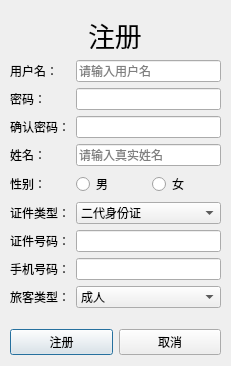
<?xml version="1.0" encoding="UTF-8"?>
<ui version="4.0">
 <class>Register</class>
 <widget class="QDialog" name="Register">
  <property name="geometry">
   <rect>
    <x>0</x>
    <y>0</y>
    <width>231</width>
    <height>366</height>
   </rect>
  </property>
  <property name="windowTitle">
   <string>Dialog</string>
  </property>
  <widget class="QWidget" name="layoutWidget">
   <property name="geometry">
    <rect>
     <x>10</x>
     <y>60</y>
     <width>211</width>
     <height>295</height>
    </rect>
   </property>
   <layout class="QVBoxLayout" name="verticalLayout">
    <item>
     <layout class="QFormLayout" name="formLayout">
      <item row="0" column="0">
       <widget class="QLabel" name="label_9">
        <property name="text">
         <string>用户名：</string>
        </property>
       </widget>
      </item>
      <item row="0" column="1">
       <widget class="QLineEdit" name="lineEdit_user">
        <property name="placeholderText">
         <string>请输入用户名</string>
        </property>
       </widget>
      </item>
      <item row="1" column="0">
       <widget class="QLabel" name="label">
        <property name="text">
         <string>密码：</string>
        </property>
       </widget>
      </item>
      <item row="1" column="1">
       <widget class="QLineEdit" name="lineEdit_password">
        <property name="echoMode">
         <enum>QLineEdit::Password</enum>
        </property>
        <property name="dragEnabled">
         <bool>false</bool>
        </property>
       </widget>
      </item>
      <item row="2" column="0">
       <widget class="QLabel" name="label_2">
        <property name="text">
         <string>确认密码：</string>
        </property>
       </widget>
      </item>
      <item row="2" column="1">
       <widget class="QLineEdit" name="lineEdit_repassword">
        <property name="echoMode">
         <enum>QLineEdit::Password</enum>
        </property>
       </widget>
      </item>
      <item row="3" column="0">
       <widget class="QLabel" name="label_3">
        <property name="text">
         <string>姓名：</string>
        </property>
       </widget>
      </item>
      <item row="3" column="1">
       <widget class="QLineEdit" name="lineEdit_name">
        <property name="placeholderText">
         <string>请输入真实姓名</string>
        </property>
       </widget>
      </item>
      <item row="4" column="0">
       <widget class="QLabel" name="label_4">
        <property name="text">
         <string>性别：</string>
        </property>
       </widget>
      </item>
      <item row="5" column="0">
       <widget class="QLabel" name="label_5">
        <property name="text">
         <string>证件类型：</string>
        </property>
       </widget>
      </item>
      <item row="5" column="1">
       <widget class="QComboBox" name="comboBox_ztype">
        <item>
         <property name="text">
          <string>二代身份证</string>
         </property>
        </item>
        <item>
         <property name="text">
          <string>港澳通行证</string>
         </property>
        </item>
        <item>
         <property name="text">
          <string>台湾通行证</string>
         </property>
        </item>
        <item>
         <property name="text">
          <string>护照</string>
         </property>
        </item>
       </widget>
      </item>
      <item row="6" column="0">
       <widget class="QLabel" name="label_6">
        <property name="text">
         <string>证件号码：</string>
        </property>
       </widget>
      </item>
      <item row="6" column="1">
       <widget class="QLineEdit" name="lineEdit_znumber"/>
      </item>
      <item row="7" column="0">
       <widget class="QLabel" name="label_7">
        <property name="text">
         <string>手机号码：</string>
        </property>
       </widget>
      </item>
      <item row="7" column="1">
       <widget class="QLineEdit" name="lineEdit_tele"/>
      </item>
      <item row="8" column="0">
       <widget class="QLabel" name="label_8">
        <property name="text">
         <string>旅客类型：</string>
        </property>
       </widget>
      </item>
      <item row="8" column="1">
       <widget class="QComboBox" name="comboBox_ptype">
        <item>
         <property name="text">
          <string>成人</string>
         </property>
        </item>
        <item>
         <property name="text">
          <string>儿童</string>
         </property>
        </item>
        <item>
         <property name="text">
          <string>学生</string>
         </property>
        </item>
        <item>
         <property name="text">
          <string>残疾军人、警察</string>
         </property>
        </item>
       </widget>
      </item>
      <item row="4" column="1">
       <layout class="QHBoxLayout" name="horizontalLayout_3">
        <item>
         <widget class="QRadioButton" name="radioButton_male">
          <property name="text">
           <string>男</string>
          </property>
         </widget>
        </item>
        <item>
         <widget class="QRadioButton" name="radioButton_female">
          <property name="text">
           <string>女</string>
          </property>
         </widget>
        </item>
       </layout>
      </item>
     </layout>
    </item>
    <item>
     <layout class="QHBoxLayout" name="horizontalLayout">
      <item>
       <widget class="QPushButton" name="pushButton_reg">
        <property name="text">
         <string>注册</string>
        </property>
       </widget>
      </item>
      <item>
       <widget class="QPushButton" name="pushButton_can">
        <property name="text">
         <string>取消</string>
        </property>
       </widget>
      </item>
     </layout>
    </item>
   </layout>
  </widget>
  <widget class="QWidget" name="layoutWidget">
   <property name="geometry">
    <rect>
     <x>10</x>
     <y>20</y>
     <width>211</width>
     <height>29</height>
    </rect>
   </property>
   <layout class="QHBoxLayout" name="horizontalLayout_2">
    <item>
     <spacer name="horizontalSpacer_3">
      <property name="orientation">
       <enum>Qt::Horizontal</enum>
      </property>
      <property name="sizeHint" stdset="0">
       <size>
        <width>40</width>
        <height>20</height>
       </size>
      </property>
     </spacer>
    </item>
    <item>
     <spacer name="horizontalSpacer">
      <property name="orientation">
       <enum>Qt::Horizontal</enum>
      </property>
      <property name="sizeHint" stdset="0">
       <size>
        <width>40</width>
        <height>20</height>
       </size>
      </property>
     </spacer>
    </item>
    <item>
     <widget class="QLabel" name="label_10">
      <property name="font">
       <font>
        <pointsize>20</pointsize>
       </font>
      </property>
      <property name="text">
       <string>注册</string>
      </property>
     </widget>
    </item>
    <item>
     <spacer name="horizontalSpacer_4">
      <property name="orientation">
       <enum>Qt::Horizontal</enum>
      </property>
      <property name="sizeHint" stdset="0">
       <size>
        <width>40</width>
        <height>20</height>
       </size>
      </property>
     </spacer>
    </item>
    <item>
     <spacer name="horizontalSpacer_2">
      <property name="orientation">
       <enum>Qt::Horizontal</enum>
      </property>
      <property name="sizeHint" stdset="0">
       <size>
        <width>40</width>
        <height>20</height>
       </size>
      </property>
     </spacer>
    </item>
   </layout>
  </widget>
 </widget>
 <resources/>
 <connections/>
</ui>
